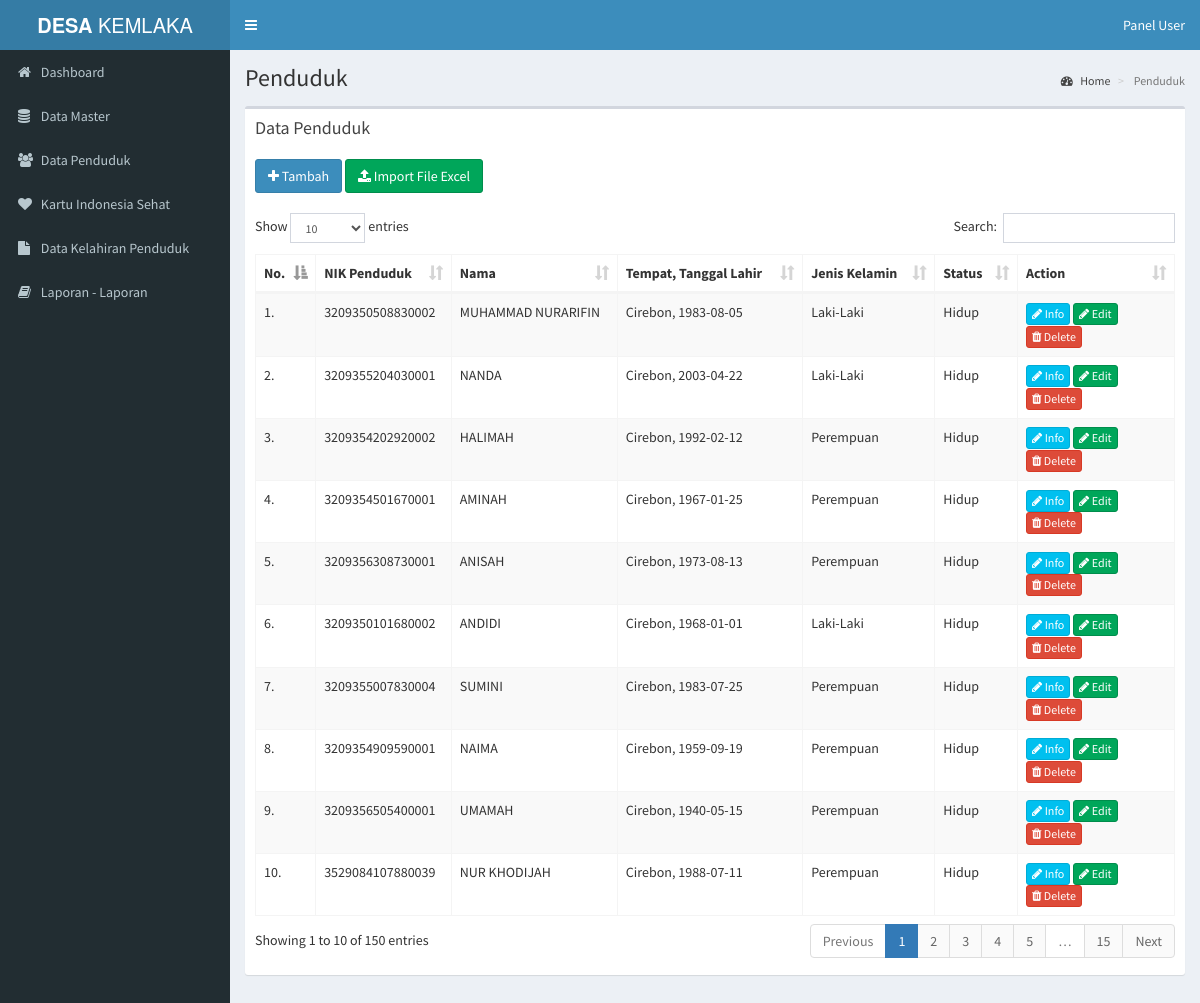
/pages/media.php?module=Penduduk (signed in), run on the app's committed database.
### tables this page shows
CREATE TABLE `penduduk` (
  `id_penduduk` varchar(11) NOT NULL,
  `nik` varchar(16) NOT NULL,
  `no_kk` varchar(16) DEFAULT NULL,
  `nama` varchar(50) NOT NULL,
  `tgl_lahir` date NOT NULL,
  `tmp_lahir` varchar(30) NOT NULL,
  `jenis_kelamin` varchar(20) NOT NULL,
  `gol_darah` varchar(2) DEFAULT NULL,
  `id_agama` varchar(11) NOT NULL,
  `id_pekerjaan` varchar(11) NOT NULL,
  `id_pendidikan` varchar(11) NOT NULL,
  `id_rt` varchar(11) NOT NULL,
  `status_nikah` varchar(20) NOT NULL,
  `status_tinggal` varchar(20) NOT NULL,
  `status_penduduk` varchar(15) NOT NULL
);

### pages/modul/mod_penduduk/penduduk.php (the view, shortened to what this page needs)
<?php
 if (empty($_SESSION['username']) AND empty($_SESSION['passuser'])){
  echo "<link href='style.css' rel='stylesheet' type='text/css'>
 <center>Untuk mengakses modul, Anda harus login <br>";
  echo "<a href=../../index.php><b>LOGIN</b></a></center>";
}
else{
$aksi="modul/mod_penduduk/aksi_penduduk.php";
switch($_GET[act]){
  default:
echo "
<div class='box'>
<div class='box-header'>
  <h3 class='box-title'>Data Penduduk</h3> <br> <br>
  <a href='?module=Penduduk&act=tambahpenduduk'><button type='button' class='btn btn-round btn-primary'><i class='fa fa-plus'></i> Tambah</button></a>
  <a href='?module=Penduduk&act=import'><button type='button' class='btn btn-round btn-success'><i class='fa fa-upload'></i> Import File Excel</button></a>
</div>
<div class='box-body'>
  <table id='example1' class='table table-bordered table-striped'>
    <thead>
    <tr>
      <th>No.</th>
      <th>NIK Penduduk</th>
      <th>Nama</th>
      <th>Tempat, Tanggal Lahir</th>
      <th>Jenis Kelamin</th>
      <th>Status</th>
      <th>Action</th>
    </tr>
    </thead>
    <tbody>";
    $tampil = mysql_query("SELECT * FROM `penduduk` WHERE status_penduduk='Hidup' OR status_penduduk='Meninggal' ORDER BY id_penduduk DESC");
    $no = 1;
    while($r=mysql_fetch_array($tampil)){
    echo"
    <tr>
      <td width='5%'>$no.</td>
      <td>$r[nik]</td>
      <td>$r[nama]</td>
      <td>$r[tmp_lahir], $r[tgl_lahir]</td>
      <td>$r[jenis_kelamin]</td>
      <td>$r[status_penduduk]</td>
      <td width='17%'>
        <a href='?module=Penduduk&act=infopenduduk&id=$r[id_penduduk]' class='btn btn-info btn-xs'><i class='fa fa-pencil'></i> Info</a>
        <a href='?module=Penduduk&act=editpenduduk&id=$r[id_penduduk]' class='btn btn-success btn-xs'><i class='fa fa-pencil'></i> Edit</a>
        <a href='$aksi?module=Penduduk&act=hapus&id=$r[id_penduduk]' class='btn btn-danger btn-xs' onClick=\"return confirm('Yakin ingin hapus data ? Data yang dihapus tidak dapat dipulihkan !')\"><i class='fa fa-trash'></i> Delete</a>
      </td>
    </tr>";
    $no++;
    }
    echo"
    </tbody>
  </table>
</div>
</div>
";
break;
}
}
?>

### data on the page
penduduk: nik "3209350508830002", nama "MUHAMMAD NURARIFIN", tmp_lahir "Cirebon", tgl_lahir "1983-08-05", jenis_kelamin "Laki-Laki", status_penduduk "Hidup"
penduduk: nik "3209355204030001", nama "NANDA", tmp_lahir "Cirebon", tgl_lahir "2003-04-22", jenis_kelamin "Laki-Laki", status_penduduk "Hidup"
penduduk: nik "3209354202920002", nama "HALIMAH", tmp_lahir "Cirebon", tgl_lahir "1992-02-12", jenis_kelamin "Perempuan", status_penduduk "Hidup"
penduduk: nik "3209354501670001", nama "AMINAH", tmp_lahir "Cirebon", tgl_lahir "1967-01-25", jenis_kelamin "Perempuan", status_penduduk "Hidup"
penduduk: nik "3209356308730001", nama "ANISAH", tmp_lahir "Cirebon", tgl_lahir "1973-08-13", jenis_kelamin "Perempuan", status_penduduk "Hidup"
penduduk: nik "3209350101680002", nama "ANDIDI", tmp_lahir "Cirebon", tgl_lahir "1968-01-01", jenis_kelamin "Laki-Laki", status_penduduk "Hidup"
penduduk: nik "3209355007830004", nama "SUMINI", tmp_lahir "Cirebon", tgl_lahir "1983-07-25", jenis_kelamin "Perempuan", status_penduduk "Hidup"
penduduk: nik "3209354909590001", nama "NAIMA", tmp_lahir "Cirebon", tgl_lahir "1959-09-19", jenis_kelamin "Perempuan", status_penduduk "Hidup"
penduduk: nik "3209356505400001", nama "UMAMAH", tmp_lahir "Cirebon", tgl_lahir "1940-05-15", jenis_kelamin "Perempuan", status_penduduk "Hidup"
penduduk: nik "3529084107880039", nama "NUR KHODIJAH", tmp_lahir "Cirebon", tgl_lahir "1988-07-11", jenis_kelamin "Perempuan", status_penduduk "Hidup"

### other printed values
$_GET[module] "Penduduk"
